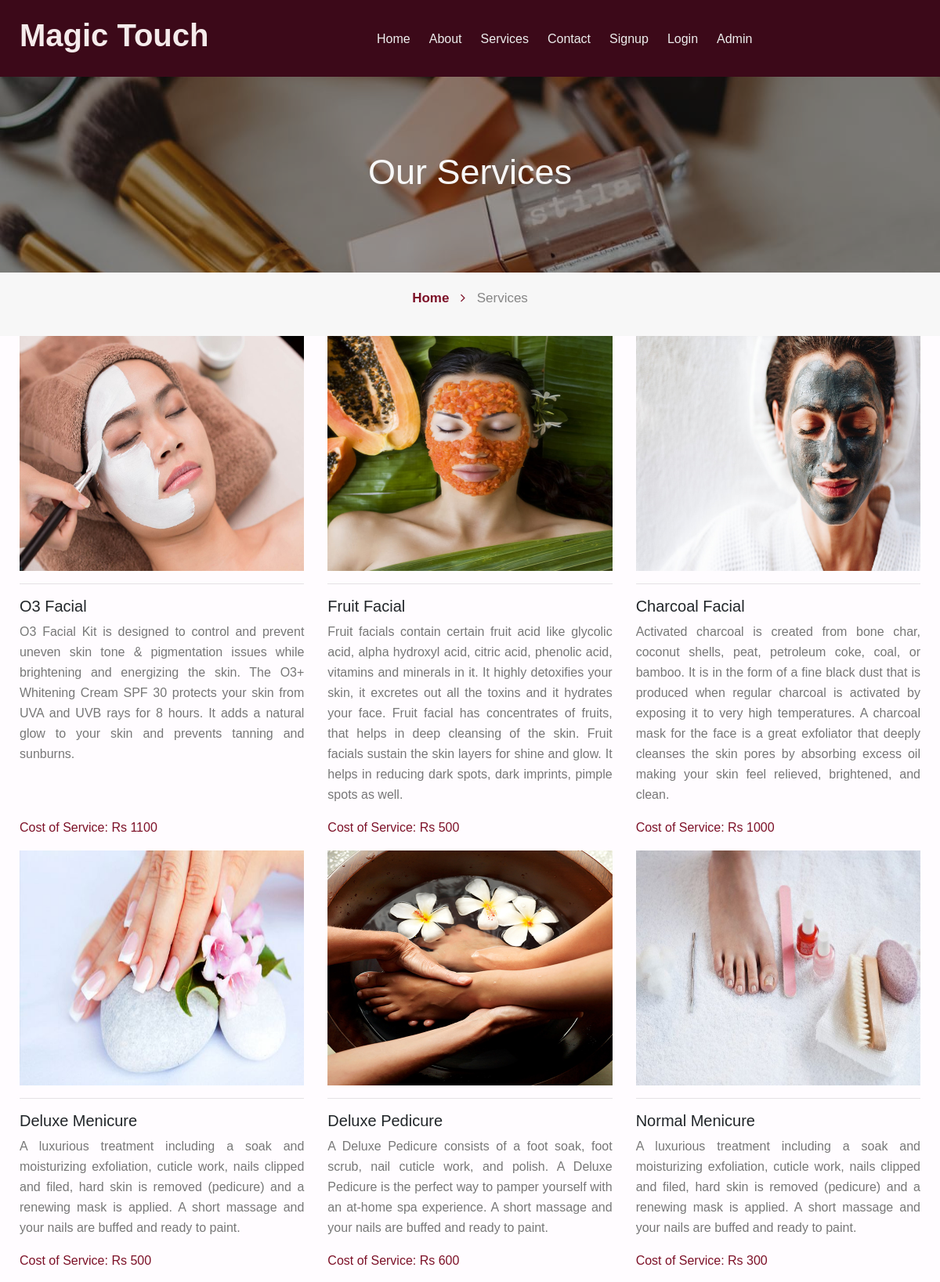
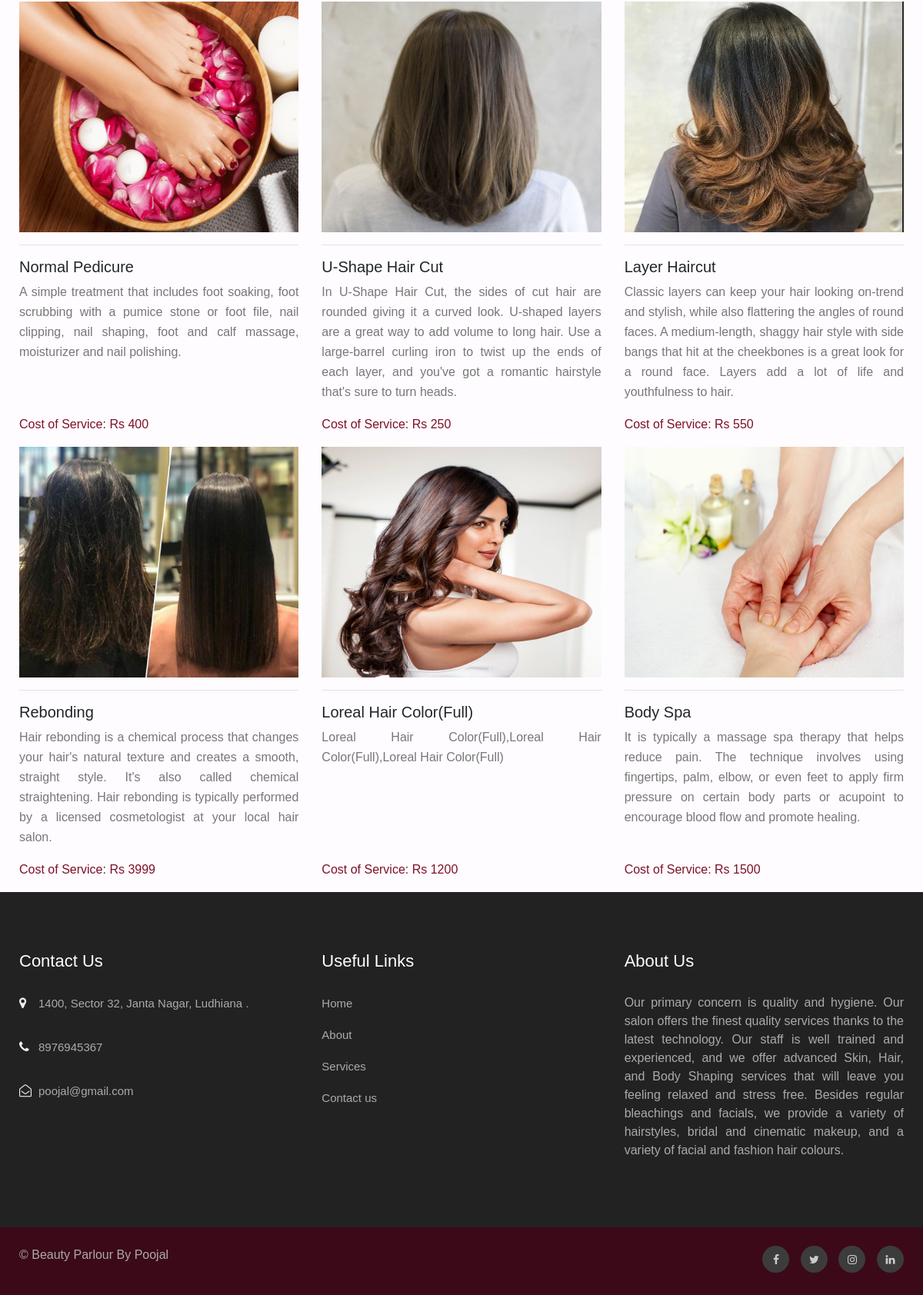
/services.php, run on the app's committed database (2 pictures, top to bottom).
### tables this page shows
CREATE TABLE `tblservices` (
  `ID` int(10) NOT NULL,
  `ServiceName` varchar(200) DEFAULT NULL,
  `ServiceDescription` mediumtext DEFAULT NULL,
  `Cost` int(10) DEFAULT NULL,
  `Image` varchar(200) DEFAULT NULL
);

CREATE TABLE `tblpage` (
  `ID` int(10) NOT NULL,
  `PageType` varchar(200) DEFAULT NULL,
  `PageTitle` mediumtext DEFAULT NULL,
  `PageDescription` mediumtext DEFAULT NULL,
  `Email` varchar(200) DEFAULT NULL,
  `MobileNumber` bigint(10) DEFAULT NULL,
  `Timing` varchar(200) NOT NULL
);

### services.php (the view, shortened to what this page needs)
<?php
include('includes/dbconnection.php');
  ?>
<!doctype html>
<html lang="en">
<head>
    <link rel="stylesheet" href="assets/css/new.css">
    <link rel="stylesheet" href="assets/css/style-starter.css">
</head>
<body>
    <?php include_once('includes/header.php');?>
    <section class="about1">
        <div class="about-inner services ">
            <div class="container">
                <div class="main-titles-head text-center">
                    <h3 class="header-name ">
                        Our Services
                    </h3>
                </div>
            </div>
        </div>
        <div class="breadcrumbs-sub">
            <div class="container">
                <ul class="breadcrumbs-custom-path">
                    <li class="right-side propClone"><a href="index.php" class="">Home <span class="fa fa-angle-right"
                                aria-hidden="true"></span></a>
                    </li>
                    <li class="active ">Services</li>
                </ul>
            </div>
        </div>
    </section>
    <section class="w3l-recent-work-hobbies">
        <div class="recent-work ">
            <div class="container">
                <div class="row about-about">
                    <?php
                $sql="select * from  tblservices";
$ret=mysqli_query($con,$sql);
while ($row=mysqli_fetch_array($ret)) {
?>
                    <div class="col-lg-4 col-md-6 col-sm-6 propClone">
                        <img src="admin/upload/services/<?php echo $row['Image']?>" alt="product" height="300" width="400"
                            class="img-responsive about-me">
                        <div class="about-grids ">
                            <hr>
                            <h5 class="para"><?php  echo $row['ServiceName'];?></h5>
                            <p class="para " style="text-align:justify;"><?php  echo $row['ServiceDescription'];?> </p>
                            <p class="para " style="color: #7d1128;"> Cost of Service: Rs <?php  echo $row['Cost'];?>
                            </p>
                        </div>
                    </div>
                    <br><?php
}?>
                </div>
            </div>
        </div>
    </section>
    <?php include_once('includes/footer.php');?>
</body>
</html>

### includes/header.php (shortened to what this page needs)
<section class="header">
    <header class="absolute-top">
        <div class="container">
            <nav class="navbar navbar-expand-lg navbar-light">
                <h1><a class="navbar-brand" href="index.php">
                        Magic Touch
                    </a>
                </h1>
                 <div class="collapse navbar-collapse">
                    <ul class="navbar-nav mx-auto">
                        <li class="nav-item">
                            <a class="nav-link" href="index.php">Home </a>
                        </li>
                        <li class="nav-item">
                            <a class="nav-link" href="about.php">About</a>
                        </li>
                        <li class="nav-item">
                            <a class="nav-link" href="services.php">Services</a>
                        </li>
                        <li class="nav-item">
                            <a class="nav-link" href="contact.php">Contact</a>
                        </li>
                        <?php if (strlen($_SESSION['bpmsuid']==0)) {?>
                        <li class="nav-item">
                            <a class="nav-link" href="signup.php">Signup</a>
                        </li>
                        <li class="nav-item">
                            <a class="nav-link" href="login.php">Login</a>
                        </li>
                        <li class="nav-item">
                            <a class="nav-link" href="admin/login.php">Admin</a>
                        </li>
                        <?php }?>
                    </ul>
                </div>
        </div>
    </header>
</section>

### includes/footer.php (shortened to what this page needs)
<section class="footer">
    <div class="footer-29 py-5">
      <div class="container py-lg-4">
        <div class="row footer-top-29">
          <div class="col-lg-4 col-md-6 col-sm-8 footer-list-29 footer-1">
            <h6 class="footer-title">Contact Us</h6>
            <ul>
              <?php
$ret=mysqli_query($con,"select * from tblpage where PageType='contactus' ");
while ($row=mysqli_fetch_array($ret)) {
?>
              <li>
                <span class="fa fa-map-marker"></span> <p ><?php  echo $row['PageDescription'];?>.</p>
              </li>
              <li><span class="fa fa-phone"></span><p><?php  echo $row['MobileNumber'];?></p></li>
              <li><span class="fa fa-envelope-open-o"></span><p><?php  echo $row['Email'];?></p></li><?php } ?>
            </ul>
          </div>
          <div class="col-lg-4 col-md-6 col-sm-4 footer-list-29 footer-2 ">
            <ul>
              <h6 class="footer-title">Useful Links</h6>
              <li><a href="index.php">Home</a></li>
              <li><a href="about.php">About</a></li>
              <li><a href="services.php"> Services</a></li>
              <li><a href="contact.php">Contact us</a></li>
            </ul>
          </div>
          <div class="col-lg-4 col-md-6 col-sm-7 footer-list-29 footer-4">
            <?php
$ret=mysqli_query($con,"select * from tblpage where PageType='aboutus' ");
while ($row=mysqli_fetch_array($ret)) {
?>
            <h6 class="footer-title"><?php  echo $row['PageTitle'];?> </h6>
            <p style="text-align:justify;"><?php  echo $row['PageDescription'];?></p><?php } ?>
          </div>
        </div>
      </div>
    </div>
  </section>
  <section class="footer">
    <div class="container">
      <div class="row bottom-copies">
        <p class="col-lg-8 copy-footer-29">© Beauty Parlour By Poojal </p>
        <div class="col-lg-4 main-social-footer-29">
          <a href="#facebook" class="facebook"><span class="fa fa-facebook"></span></a>
          <a href="#twitter" class="twitter"><span class="fa fa-twitter"></span></a>
          <a href="#instagram" class="instagram"><span class="fa fa-instagram"></span></a>
          <a href="#linkedin" class="linkedin"><span class="fa fa-linkedin"></span></a>
        </div>
      </div>
    </div>
  </section>

### data on the page
tblservices: shows a picture, ServiceName "O3 Facial", ServiceDescription "O3 Facial Kit is designed to control and prevent uneven skin tone & pigmentation issues while brightening and energizing the skin. The O3+ Whitening Cream SPF 30 protects your skin from UVA and UVB rays for 8 hours. It adds a natural glow to your skin and prevents tanning and sunburns.", Cost "1100"
tblservices: Image (picture), ServiceName "Fruit Facial", ServiceDescription "Fruit facials contain certain fruit acid like glycolic acid, alpha hydroxyl acid, citric acid, phenolic acid, vitamins and minerals in it. It highly detoxifies your skin, it excretes out all the toxins and it hydrates your face. Fruit facial has concentrates of fruits, that helps in deep cleansing of the skin. Fruit facials sustain the skin layers for shine and glow. It helps in reducing dark spots, dark imprints, pimple spots as well.", Cost "500"
tblservices: Image (picture), ServiceName "Charcoal Facial", ServiceDescription "Activated charcoal is created from bone char, coconut shells, peat, petroleum coke, coal, or bamboo. It is in the form of a fine black dust that is produced when regular charcoal is activated by exposing it to very high temperatures. A charcoal mask for the face is a great exfoliator that deeply cleanses the skin pores by absorbing excess oil making your skin feel relieved, brightened, and clean.", Cost "1000"
tblservices: Image (picture), ServiceName "Deluxe Menicure", ServiceDescription "A luxurious treatment including a soak and moisturizing exfoliation, cuticle work, nails clipped and filed, hard skin is removed (pedicure) and a renewing mask is applied. A short massage and your nails are buffed and ready to paint.", Cost "500"
tblservices: Image (picture), ServiceName "Deluxe Pedicure", ServiceDescription "A Deluxe Pedicure consists of a foot soak, foot scrub, nail cuticle work, and polish. A Deluxe Pedicure is the perfect way to pamper yourself with an at-home spa experience. A short massage and your nails are buffed and ready to paint.", Cost "600"
tblservices: Image (placeholder picture), ServiceName "Normal Menicure", ServiceDescription "A luxurious treatment including a soak and moisturizing exfoliation, cuticle work, nails clipped and filed, hard skin is removed (pedicure) and a renewing mask is applied. A short massage and your nails are buffed and ready to paint.", Cost "300"
tblservices: Image (picture), ServiceName "Normal Pedicure", ServiceDescription "A simple treatment that includes foot soaking, foot scrubbing with a pumice stone or foot file, nail clipping, nail shaping, foot and calf massage, moisturizer and nail polishing.", Cost "400"
tblservices: Image (picture), ServiceName "U-Shape Hair Cut", ServiceDescription "In U-Shape Hair Cut, the sides of cut hair are rounded giving it a curved look. U-shaped layers are a great way to add volume to long hair. Use a large-barrel curling iron to twist up the ends of each layer, and you've got a romantic hairstyle that's sure to turn heads.", Cost "250"
tblservices: Image (picture), ServiceName "Layer Haircut", ServiceDescription "Classic layers can keep your hair looking on-trend and stylish, while also flattering the angles of round faces. A medium-length, shaggy hair style with side bangs that hit at the cheekbones is a great look for a round face. Layers add a lot of life and youthfulness to hair.", Cost "550"
tblservices: Image (picture), ServiceName "Rebonding", ServiceDescription "Hair rebonding is a chemical process that changes your hair's natural texture and creates a smooth, straight style. It's also called chemical straightening. Hair rebonding is typically performed by a licensed cosmetologist at your local hair salon.", Cost "3999"
tblservices: Image (picture), ServiceName "Loreal Hair Color(Full)", ServiceDescription "Loreal Hair Color(Full),Loreal Hair Color(Full),Loreal Hair Color(Full)", Cost "1200"
tblservices: Image (picture), ServiceName "Body Spa", ServiceDescription "It is typically a massage spa therapy that helps reduce pain. The technique involves using fingertips, palm, elbow, or even feet to apply firm pressure on certain body parts or acupoint to encourage blood flow and promote healing.", Cost "1500"
tblpage: PageDescription "1400, Sector 32, Janta Nagar, Ludhiana", MobileNumber "8976945367", Email "poojal@gmail.com"
tblpage: PageTitle "About Us", PageDescription "Our primary concern is quality and hygiene. Our salon offers the finest quality services thanks to the latest technology. Our staff is well trained and experienced, and we offer advanced Skin, Hair, and Body Shaping services that will leave you feeling relaxed and stress free. Besides regular bleachings and facials, we provide a variety of hairstyles, bridal and cinematic makeup, and a variety of facial and fashion hair colours."
